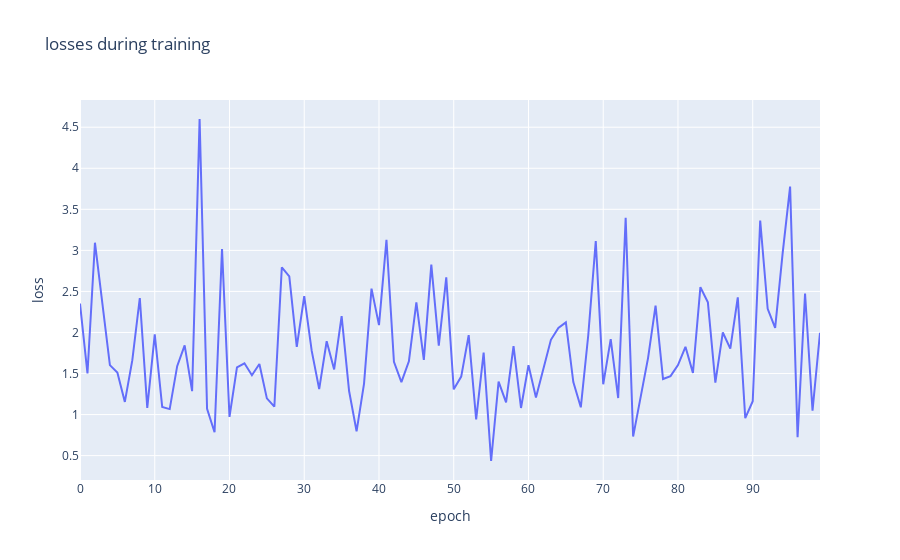

Write notebook code for a chart like this one.
### Code cell
# Visualize learning (training loss)
import plotly.graph_objects as go
from plotly.offline import iplot


losses_float = [float(loss.cpu().detach().numpy()) for loss in losses] 
loss_indices = [i for i,l in enumerate(losses_float)] 

trace = go.Scatter(x = loss_indices, y = losses_float, mode = "lines")

layout = go.Layout(title = "losses during training", xaxis=dict(title = "epoch"),
                   yaxis = dict(title = "loss"))

figure = go.Figure(data = [trace], layout=layout)

iplot(figure)

### Figure 1 — Plotly figure (JSON) as saved in the notebook; plotly's stock layout.template omitted (floating-point values rounded to 4 significant figures)
{"data": [{"mode": "lines", "type": "scatter", "x": [0, 1, 2, 3, 4, 5, 6, 7, 8, 9, 10, 11, 12, 13, 14, 15, 16, 17, 18, 19, 20, 21, 22, 23, 24, 25, 26, 27, 28, 29, 30, 31, 32, 33, 34, 35, 36, 37, 38, 39, 40, 41, 42, 43, 44, 45, 46, 47, 48, 49, 50, 51, 52, 53, 54, 55, 56, 57, 58, 59, 60, 61, 62, 63, 64, 65, 66, 67, 68, 69, 70, 71, 72, 73, 74, 75, 76, 77, 78, 79, 80, 81, 82, 83, 84, 85, 86, 87, 88, 89, 90, 91, 92, 93, 94, 95, 96, 97, 98, 99], "y": [2.353, 1.5, 3.093, 2.362, 1.602, 1.511, 1.154, 1.663, 2.42, 1.082, 1.976, 1.092, 1.066, 1.589, 1.842, 1.286, 4.6, 1.071, 0.7844, 3.016, 0.971, 1.574, 1.625, 1.479, 1.616, 1.198, 1.096, 2.794, 2.682, 1.824, 2.442, 1.775, 1.31, 1.893, 1.55, 2.198, 1.287, 0.7962, 1.378, 2.534, 2.09, 3.129, 1.642, 1.396, 1.648, 2.367, 1.666, 2.827, 1.839, 2.671, 1.308, 1.463, 1.968, 0.9421, 1.754, 0.4345, 1.402, 1.148, 1.835, 1.08, 1.603, 1.207, 1.56, 1.911, 2.055, 2.123, 1.395, 1.089, 1.969, 3.112, 1.368, 1.919, 1.201, 3.397, 0.732, 1.234, 1.691, 2.327, 1.433, 1.469, 1.603, 1.825, 1.508, 2.551, 2.367, 1.389, 2.0, 1.804, 2.428, 0.9567, 1.162, 3.364, 2.288, 2.056, 2.965, 3.776, 0.7243, 2.475, 1.047, 1.995]}], "layout": {"title": {"text": "losses during training"}, "xaxis": {"title": {"text": "epoch"}}, "yaxis": {"title": {"text": "loss"}}}}
